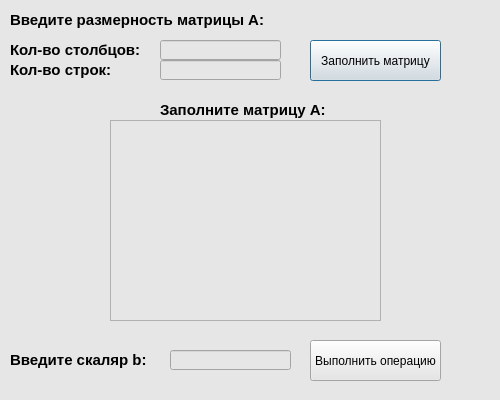
<?xml version="1.0" encoding="UTF-8"?>
<ui version="4.0">
 <class>Dialog</class>
 <widget class="QDialog" name="Dialog">
  <property name="geometry">
   <rect>
    <x>0</x>
    <y>0</y>
    <width>500</width>
    <height>400</height>
   </rect>
  </property>
  <property name="minimumSize">
   <size>
    <width>500</width>
    <height>400</height>
   </size>
  </property>
  <property name="maximumSize">
   <size>
    <width>1000</width>
    <height>800</height>
   </size>
  </property>
  <property name="windowTitle">
   <string>Ошибка</string>
  </property>
  <property name="styleSheet">
   <string notr="true">background-color: rgb(230, 230, 230);</string>
  </property>
  <widget class="QLabel" name="title_A">
   <property name="geometry">
    <rect>
     <x>160</x>
     <y>100</y>
     <width>171</width>
     <height>20</height>
    </rect>
   </property>
   <property name="font">
    <font>
     <family>MS Shell Dlg 2</family>
     <pointsize>11</pointsize>
     <weight>75</weight>
     <bold>true</bold>
    </font>
   </property>
   <property name="text">
    <string>Заполните матрицу A:</string>
   </property>
  </widget>
  <widget class="QTableWidget" name="tableWidget">
   <property name="geometry">
    <rect>
     <x>110</x>
     <y>120</y>
     <width>271</width>
     <height>201</height>
    </rect>
   </property>
  </widget>
  <widget class="QLabel" name="title_A_2">
   <property name="geometry">
    <rect>
     <x>10</x>
     <y>350</y>
     <width>151</width>
     <height>20</height>
    </rect>
   </property>
   <property name="font">
    <font>
     <family>MS Shell Dlg 2</family>
     <pointsize>11</pointsize>
     <weight>75</weight>
     <bold>true</bold>
    </font>
   </property>
   <property name="text">
    <string>Введите скаляр b:</string>
   </property>
  </widget>
  <widget class="QLineEdit" name="scalar">
   <property name="geometry">
    <rect>
     <x>170</x>
     <y>350</y>
     <width>121</width>
     <height>20</height>
    </rect>
   </property>
  </widget>
  <widget class="QLineEdit" name="columns">
   <property name="geometry">
    <rect>
     <x>160</x>
     <y>40</y>
     <width>121</width>
     <height>20</height>
    </rect>
   </property>
  </widget>
  <widget class="QLabel" name="title_A_3">
   <property name="geometry">
    <rect>
     <x>10</x>
     <y>10</y>
     <width>271</width>
     <height>20</height>
    </rect>
   </property>
   <property name="font">
    <font>
     <family>MS Shell Dlg 2</family>
     <pointsize>11</pointsize>
     <weight>75</weight>
     <bold>true</bold>
    </font>
   </property>
   <property name="text">
    <string>Введите размерность матрицы A:</string>
   </property>
  </widget>
  <widget class="QLabel" name="title_A_4">
   <property name="geometry">
    <rect>
     <x>10</x>
     <y>40</y>
     <width>141</width>
     <height>20</height>
    </rect>
   </property>
   <property name="font">
    <font>
     <family>MS Shell Dlg 2</family>
     <pointsize>11</pointsize>
     <weight>75</weight>
     <bold>true</bold>
    </font>
   </property>
   <property name="text">
    <string>Кол-во столбцов:</string>
   </property>
  </widget>
  <widget class="QLabel" name="title_A_5">
   <property name="geometry">
    <rect>
     <x>10</x>
     <y>60</y>
     <width>111</width>
     <height>20</height>
    </rect>
   </property>
   <property name="font">
    <font>
     <family>MS Shell Dlg 2</family>
     <pointsize>11</pointsize>
     <weight>75</weight>
     <bold>true</bold>
    </font>
   </property>
   <property name="text">
    <string>Кол-во строк:</string>
   </property>
  </widget>
  <widget class="QLineEdit" name="lines">
   <property name="geometry">
    <rect>
     <x>160</x>
     <y>60</y>
     <width>121</width>
     <height>20</height>
    </rect>
   </property>
  </widget>
  <widget class="QPushButton" name="pushButton">
   <property name="geometry">
    <rect>
     <x>310</x>
     <y>40</y>
     <width>131</width>
     <height>41</height>
    </rect>
   </property>
   <property name="text">
    <string>Заполнить матрицу</string>
   </property>
  </widget>
  <widget class="QPushButton" name="pushButton_2">
   <property name="geometry">
    <rect>
     <x>310</x>
     <y>340</y>
     <width>131</width>
     <height>41</height>
    </rect>
   </property>
   <property name="text">
    <string>Выполнить операцию</string>
   </property>
  </widget>
 </widget>
 <resources/>
 <connections/>
</ui>
